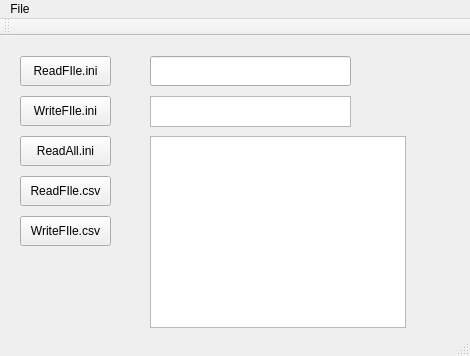
<?xml version="1.0" encoding="UTF-8"?>
<ui version="4.0">
 <class>Application</class>
 <widget class="QMainWindow" name="Application">
  <property name="geometry">
   <rect>
    <x>0</x>
    <y>0</y>
    <width>470</width>
    <height>356</height>
   </rect>
  </property>
  <property name="windowTitle">
   <string>Application</string>
  </property>
  <widget class="QWidget" name="centralWidget">
   <widget class="QPushButton" name="BntReadFileini">
    <property name="geometry">
     <rect>
      <x>20</x>
      <y>20</y>
      <width>91</width>
      <height>30</height>
     </rect>
    </property>
    <property name="text">
     <string>ReadFIle.ini</string>
    </property>
   </widget>
   <widget class="QPushButton" name="BntWriteFileini">
    <property name="geometry">
     <rect>
      <x>20</x>
      <y>60</y>
      <width>91</width>
      <height>30</height>
     </rect>
    </property>
    <property name="text">
     <string>WriteFIle.ini</string>
    </property>
   </widget>
   <widget class="QPushButton" name="BntReadFilecsv">
    <property name="geometry">
     <rect>
      <x>20</x>
      <y>140</y>
      <width>91</width>
      <height>30</height>
     </rect>
    </property>
    <property name="text">
     <string>ReadFIle.csv</string>
    </property>
   </widget>
   <widget class="QPushButton" name="BntWriteFilecsv">
    <property name="geometry">
     <rect>
      <x>20</x>
      <y>180</y>
      <width>91</width>
      <height>30</height>
     </rect>
    </property>
    <property name="text">
     <string>WriteFIle.csv</string>
    </property>
   </widget>
   <widget class="QPlainTextEdit" name="PlanTextEdit">
    <property name="geometry">
     <rect>
      <x>150</x>
      <y>60</y>
      <width>201</width>
      <height>31</height>
     </rect>
    </property>
   </widget>
   <widget class="QPushButton" name="BntReadAllini">
    <property name="geometry">
     <rect>
      <x>20</x>
      <y>100</y>
      <width>91</width>
      <height>30</height>
     </rect>
    </property>
    <property name="text">
     <string>ReadAll.ini</string>
    </property>
   </widget>
   <widget class="QLineEdit" name="lineEdit">
    <property name="geometry">
     <rect>
      <x>150</x>
      <y>20</y>
      <width>201</width>
      <height>30</height>
     </rect>
    </property>
   </widget>
   <widget class="QTableView" name="tableView">
    <property name="geometry">
     <rect>
      <x>150</x>
      <y>100</y>
      <width>256</width>
      <height>192</height>
     </rect>
    </property>
   </widget>
  </widget>
  <widget class="QMenuBar" name="menuBar">
   <property name="geometry">
    <rect>
     <x>0</x>
     <y>0</y>
     <width>470</width>
     <height>27</height>
    </rect>
   </property>
   <widget class="QMenu" name="menuOpen">
    <property name="title">
     <string>File</string>
    </property>
    <addaction name="separator"/>
    <addaction name="separator"/>
    <addaction name="actionNew"/>
    <addaction name="actionOpen"/>
    <addaction name="actionSave"/>
    <addaction name="actionClose"/>
   </widget>
   <addaction name="menuOpen"/>
  </widget>
  <widget class="QToolBar" name="mainToolBar">
   <attribute name="toolBarArea">
    <enum>TopToolBarArea</enum>
   </attribute>
   <attribute name="toolBarBreak">
    <bool>false</bool>
   </attribute>
  </widget>
  <widget class="QStatusBar" name="statusBar"/>
  <action name="actionOpen">
   <property name="text">
    <string>Open</string>
   </property>
  </action>
  <action name="actionSave">
   <property name="text">
    <string>Save</string>
   </property>
  </action>
  <action name="actionClose">
   <property name="text">
    <string>Close</string>
   </property>
  </action>
  <action name="actionNew">
   <property name="text">
    <string>New</string>
   </property>
  </action>
 </widget>
 <layoutdefault spacing="6" margin="11"/>
 <resources/>
 <connections/>
</ui>
